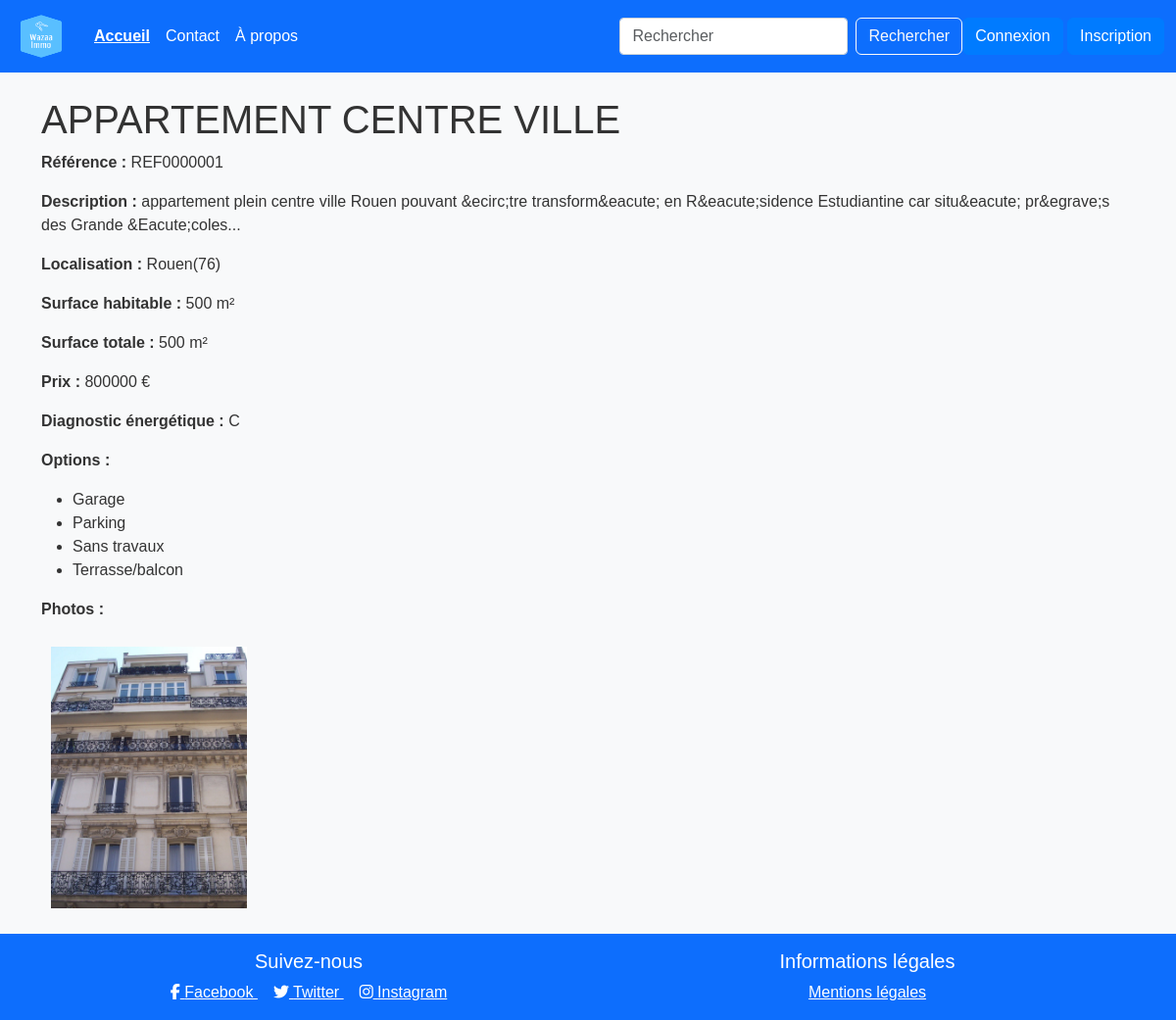
The app's page /announce.php?ann_id=55 with its own data.
### tables this page shows
CREATE TABLE `waz_annonces` (
  `ann_id` int(11) NOT NULL,
  `ann_offre` char(1) NOT NULL,
  `ann_type` varchar(50) NOT NULL,
  `ann_piece` int(11) NOT NULL,
  `ann_ref` varchar(10) NOT NULL,
  `ann_titre` varchar(250) NOT NULL,
  `ann_description` varchar(500) NOT NULL,
  `ann_localisation` varchar(100) NOT NULL,
  `ann_surf_hab` int(11) NOT NULL,
  `ann_suf_total` int(11) NOT NULL,
  `ann_diag_energie` varchar(50) NOT NULL,
  `ann_prix_bien` int(11) NOT NULL,
  `ann_date_ajout` date NOT NULL,
  `ann_date_modif` date NOT NULL,
  `type_offre_id` int(11) NOT NULL,
  `type_bien_id` int(11) NOT NULL,
  `utilisateur_id` int(11) NOT NULL,
  `ann_vue` int(11) DEFAULT NULL
);

CREATE TABLE `waz_options` (
  `option_id` int(11) NOT NULL,
  `option_libelle` varchar(250) NOT NULL
);

CREATE TABLE `waz_photos` (
  `photo_id` int(11) NOT NULL,
  `photo_type_bien` varchar(50) NOT NULL,
  `ann_id` int(11) NOT NULL
);

### announce.php (the view)
<?php include 'includes/header.php'; ?>
<?php
$ann_id = isset($_GET['ann_id']) ? intval($_GET['ann_id']) : 0;
if ($ann_id > 0) {
    $stmt = $pdo->prepare("SELECT * FROM waz_annonces WHERE ann_id = :ann_id");
    $stmt->bindParam(':ann_id', $ann_id);
    $stmt->execute();
    $annonce = $stmt->fetch(PDO::FETCH_ASSOC);
    if ($annonce) {
        $stmt = $pdo->prepare("SELECT o.option_libelle FROM avoir a JOIN waz_options o ON a.option_id = o.option_id WHERE a.ann_id = :ann_id");
        $stmt->bindParam(':ann_id', $ann_id);
        $stmt->execute();
        $options = $stmt->fetchAll(PDO::FETCH_ASSOC);
        $stmt = $pdo->prepare("SELECT photo_type_bien FROM waz_photos WHERE ann_id = :ann_id");
        $stmt->bindParam(':ann_id', $ann_id);
        $stmt->execute();
        $photos = $stmt->fetchAll(PDO::FETCH_ASSOC);
    } else {
        die("Annonce non trouvée.");
    }
} else {
    die("ID d'annonce invalide.");
}
?>
<main>
    <div class="container mt-4">
        <h1><?php echo htmlspecialchars($annonce['ann_titre']); ?></h1>
        <p><strong>Référence :</strong> <?php echo htmlspecialchars($annonce['ann_ref']); ?></p>
        <p><strong>Description :</strong> <?php echo htmlspecialchars($annonce['ann_description']); ?></p>
        <p><strong>Localisation :</strong> <?php echo htmlspecialchars($annonce['ann_localisation']); ?></p>
        <p><strong>Surface habitable :</strong> <?php echo htmlspecialchars($annonce['ann_surf_hab']); ?> m²</p>
        <p><strong>Surface totale :</strong> <?php echo htmlspecialchars($annonce['ann_suf_total']); ?> m²</p>
        <p><strong>Prix :</strong> <?php echo htmlspecialchars($annonce['ann_prix_bien']); ?> €</p>
        <p><strong>Diagnostic énergétique :</strong> <?php echo htmlspecialchars($annonce['ann_diag_energie']); ?></p>
        <p><strong>Options :</strong>
            <ul>
                <?php foreach ($options as $option): ?>
                    <li><?php echo htmlspecialchars($option['option_libelle']); ?></li>
                <?php endforeach; ?>
            </ul>
        </p>
        <p><strong>Photos :</strong>
            <div class="photos">
                <?php foreach ($photos as $photo): ?>
                    <img src="<?php echo htmlspecialchars($photo['photo_type_bien']); ?>" alt="Photo de l'annonce" style="max-width: 200px; margin: 10px;">
                <?php endforeach; ?>
            </div>
        </p>
    </div>
</main>
<?php include 'includes/footer.php'; ?>

### style/style.css (style rules this page uses)
body { font-family: Arial, sans-serif; background-color: #f8f9fa; color: #333; margin: 0; padding: 0; }

### records on screen
waz_annonces: ann_titre "APPARTEMENT CENTRE VILLE", ann_ref "REF0000001", ann_description "appartement plein centre ville Rouen pouvant &ecirc;tre transform&eacute; en R&eacute;sidence Estudiantine car situ&eacute; pr&egrave;s des Grande &Eacute;coles...", ann_localisation "Rouen(76)", ann_surf_hab "500", ann_suf_total "500", ann_prix_bien "800000", ann_diag_energie "C"
waz_options: option_libelle "Garage"
waz_options: option_libelle "Parking"
waz_options: option_libelle "Sans travaux"
waz_options: option_libelle "Terrasse/balcon"
waz_photos: photo_type_bien (picture)
